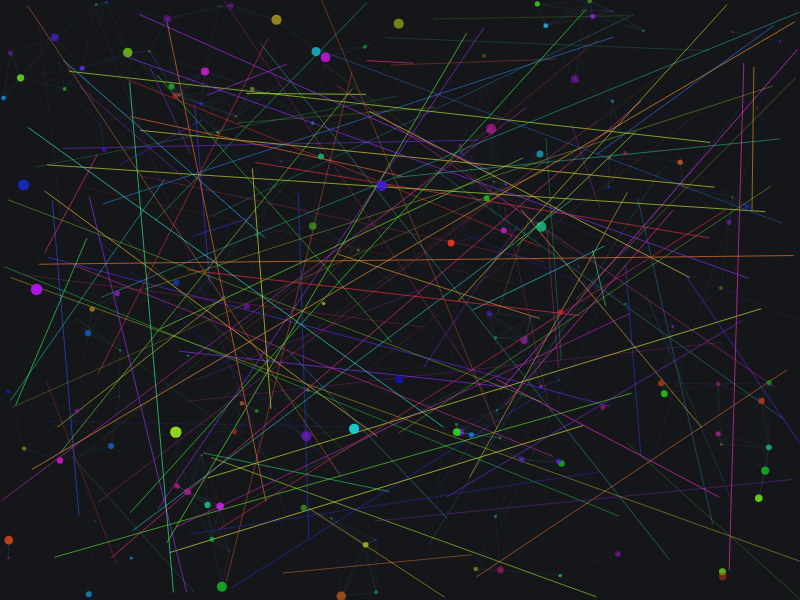
Frame 1 (no input)
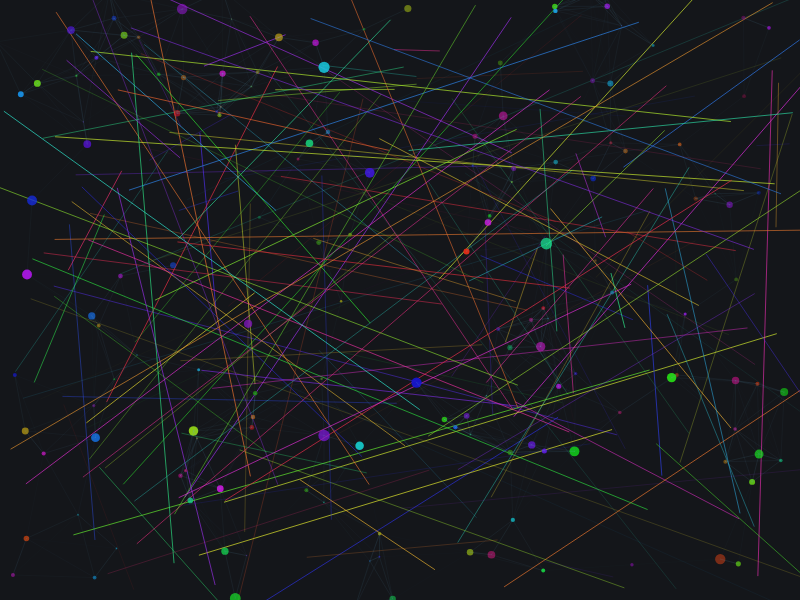
Frame 60 (no input)
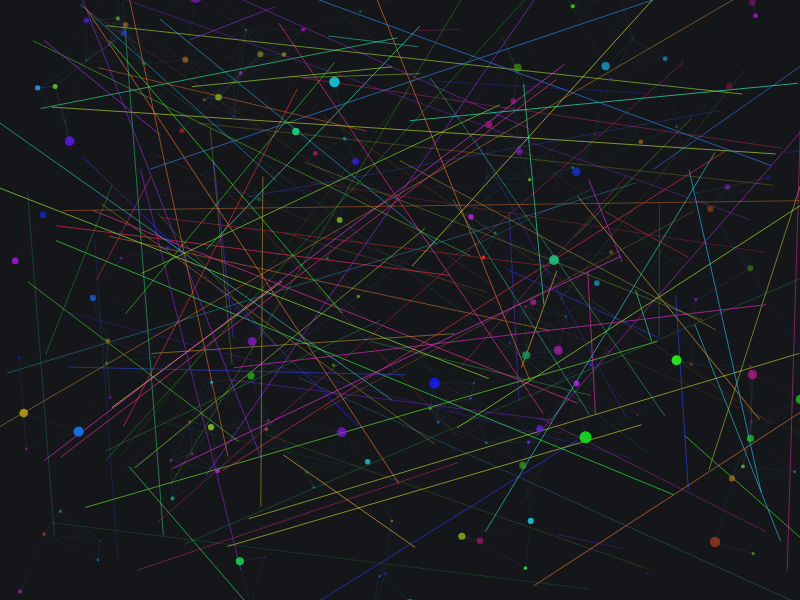
Frame 120 (the mouse pressed at the canvas centre since frame 60)

The p5.js sketch that drew these frames (run headless with seeded random() and noise() and a simulated clock; from frame 60 on, the mouse is pressed at the canvas centre):

// p5.js sketch
// ── sketch.js
let lines = [];
let nodes = [];
let time = 0;

function setup() {
  createCanvas(800, 600);
  colorMode(HSB, 360, 100, 100, 1);
  
  // Initialize lines
  for (let i = 0; i < 200; i++) {
    lines.push({
      x1: random(width),
      y1: random(height),
      x2: random(width),
      y2: random(height),
      hue: random(360),
      alpha: random(0.3, 0.7)
    });
  }
  
  // Initialize nodes
  for (let i = 0; i < 150; i++) {
    nodes.push({
      x: random(width),
      y: random(height),
      size: random(2, 8),
      hue: random(360),
      alpha: random(0.5, 1)
    });
  }
}

function draw() {
  background(220, 20, 10); // Dark blue background
  
  time += 0.005;
  
  // Update and draw lines
  for (let i = 0; i < lines.length; i++) {
    let l = lines[i];
    
    // Animate line positions
    l.x1 += sin(time + i * 0.02) * 0.5;
    l.y1 += cos(time + i * 0.02) * 0.5;
    l.x2 += sin(time * 1.3 + i * 0.02) * 0.5;
    l.y2 += cos(time * 1.3 + i * 0.02) * 0.5;
    
    // Fade in/out
    let alpha = 0.3 + 0.4 * sin(time * 2 + i);
    stroke(l.hue, 80, 90, alpha);
    strokeWeight(1);
    line(l.x1, l.y1, l.x2, l.y2);
  }
  
  // Update and draw nodes
  for (let i = 0; i < nodes.length; i++) {
    let n = nodes[i];
    
    // Animate node positions
    n.x += sin(time * 0.5 + i * 0.03) * 0.3;
    n.y += cos(time * 0.5 + i * 0.03) * 0.3;
    
    // Pulse size and brightness
    let pulse = 1 + 0.5 * sin(time * 3 + i);
    let size = n.size * pulse;
    let brightness = 70 + 20 * sin(time * 2 + i);
    
    fill(n.hue, 90, brightness, n.alpha);
    noStroke();
    ellipse(n.x, n.y, size);
  }
  
  // Connect nearby nodes with lines
  for (let i = 0; i < nodes.length; i++) {
    for (let j = i + 1; j < nodes.length; j++) {
      let d = dist(nodes[i].x, nodes[i].y, nodes[j].x, nodes[j].y);
      
      if (d < 100) {
        let alpha = map(d, 0, 100, 0.3, 0);
        stroke(200, 50, 80, alpha);
        strokeWeight(0.5);
        line(nodes[i].x, nodes[i].y, nodes[j].x, nodes[j].y);
      }
    }
  }
}
